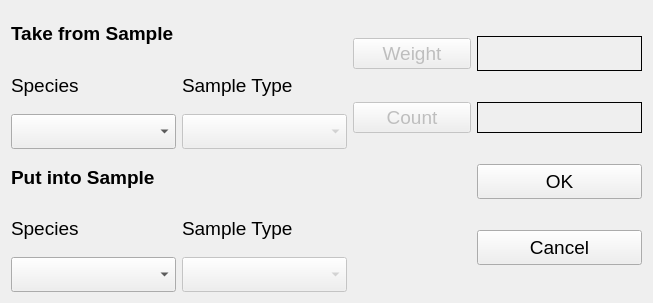
<?xml version="1.0" encoding="UTF-8"?>
<ui version="4.0">
 <class>transferDlg</class>
 <widget class="QDialog" name="transferDlg">
  <property name="geometry">
   <rect>
    <x>0</x>
    <y>0</y>
    <width>653</width>
    <height>303</height>
   </rect>
  </property>
  <property name="font">
   <font>
    <pointsize>14</pointsize>
   </font>
  </property>
  <property name="windowTitle">
   <string>Catch Transfer Dialog</string>
  </property>
  <layout class="QHBoxLayout" name="horizontalLayout_2">
   <item>
    <layout class="QGridLayout" name="gridLayout">
     <item row="5" column="1">
      <widget class="QLabel" name="label_4">
       <property name="text">
        <string>Sample Type</string>
       </property>
      </widget>
     </item>
     <item row="1" column="1">
      <widget class="QLabel" name="label_6">
       <property name="text">
        <string>Sample Type</string>
       </property>
      </widget>
     </item>
     <item row="0" column="0">
      <widget class="QLabel" name="label">
       <property name="font">
        <font>
         <weight>75</weight>
         <bold>true</bold>
        </font>
       </property>
       <property name="text">
        <string>Take from Sample</string>
       </property>
      </widget>
     </item>
     <item row="3" column="1">
      <widget class="QComboBox" name="fromBasketType">
       <property name="enabled">
        <bool>false</bool>
       </property>
       <property name="minimumSize">
        <size>
         <width>165</width>
         <height>35</height>
        </size>
       </property>
      </widget>
     </item>
     <item row="4" column="0">
      <widget class="QLabel" name="label_2">
       <property name="font">
        <font>
         <weight>75</weight>
         <bold>true</bold>
        </font>
       </property>
       <property name="text">
        <string>Put into Sample</string>
       </property>
      </widget>
     </item>
     <item row="6" column="0">
      <widget class="QComboBox" name="toSampleSpc">
       <property name="minimumSize">
        <size>
         <width>165</width>
         <height>35</height>
        </size>
       </property>
      </widget>
     </item>
     <item row="6" column="1">
      <widget class="QComboBox" name="toBasketType">
       <property name="enabled">
        <bool>false</bool>
       </property>
       <property name="minimumSize">
        <size>
         <width>165</width>
         <height>35</height>
        </size>
       </property>
      </widget>
     </item>
     <item row="1" column="0">
      <widget class="QLabel" name="label_5">
       <property name="text">
        <string>Species</string>
       </property>
      </widget>
     </item>
     <item row="3" column="0">
      <widget class="QComboBox" name="fromSampleSpc">
       <property name="minimumSize">
        <size>
         <width>165</width>
         <height>35</height>
        </size>
       </property>
      </widget>
     </item>
     <item row="5" column="0">
      <widget class="QLabel" name="label_3">
       <property name="text">
        <string>Species</string>
       </property>
      </widget>
     </item>
    </layout>
   </item>
   <item>
    <layout class="QGridLayout" name="gridLayout_2">
     <item row="1" column="1">
      <widget class="QLabel" name="cntLabel">
       <property name="enabled">
        <bool>true</bool>
       </property>
       <property name="minimumSize">
        <size>
         <width>165</width>
         <height>0</height>
        </size>
       </property>
       <property name="font">
        <font>
         <pointsize>14</pointsize>
        </font>
       </property>
       <property name="frameShape">
        <enum>QFrame::Box</enum>
       </property>
       <property name="text">
        <string/>
       </property>
      </widget>
     </item>
     <item row="0" column="0">
      <widget class="QPushButton" name="getWtBtn">
       <property name="enabled">
        <bool>false</bool>
       </property>
       <property name="text">
        <string>Weight</string>
       </property>
      </widget>
     </item>
     <item row="1" column="0">
      <widget class="QPushButton" name="getCntBtn">
       <property name="enabled">
        <bool>false</bool>
       </property>
       <property name="text">
        <string>Count</string>
       </property>
      </widget>
     </item>
     <item row="0" column="1">
      <widget class="QLabel" name="wtLabel">
       <property name="enabled">
        <bool>true</bool>
       </property>
       <property name="minimumSize">
        <size>
         <width>165</width>
         <height>35</height>
        </size>
       </property>
       <property name="font">
        <font>
         <pointsize>14</pointsize>
        </font>
       </property>
       <property name="frameShape">
        <enum>QFrame::Box</enum>
       </property>
       <property name="text">
        <string/>
       </property>
      </widget>
     </item>
     <item row="2" column="1">
      <widget class="QPushButton" name="okBtn">
       <property name="minimumSize">
        <size>
         <width>165</width>
         <height>35</height>
        </size>
       </property>
       <property name="text">
        <string>OK</string>
       </property>
      </widget>
     </item>
     <item row="3" column="1">
      <widget class="QPushButton" name="cancelBtn">
       <property name="minimumSize">
        <size>
         <width>165</width>
         <height>35</height>
        </size>
       </property>
       <property name="text">
        <string>Cancel</string>
       </property>
      </widget>
     </item>
    </layout>
   </item>
  </layout>
  <zorder>gridLayoutWidget</zorder>
  <zorder>label_5</zorder>
  <zorder>gridLayoutWidget_2</zorder>
 </widget>
 <resources/>
 <connections/>
</ui>
